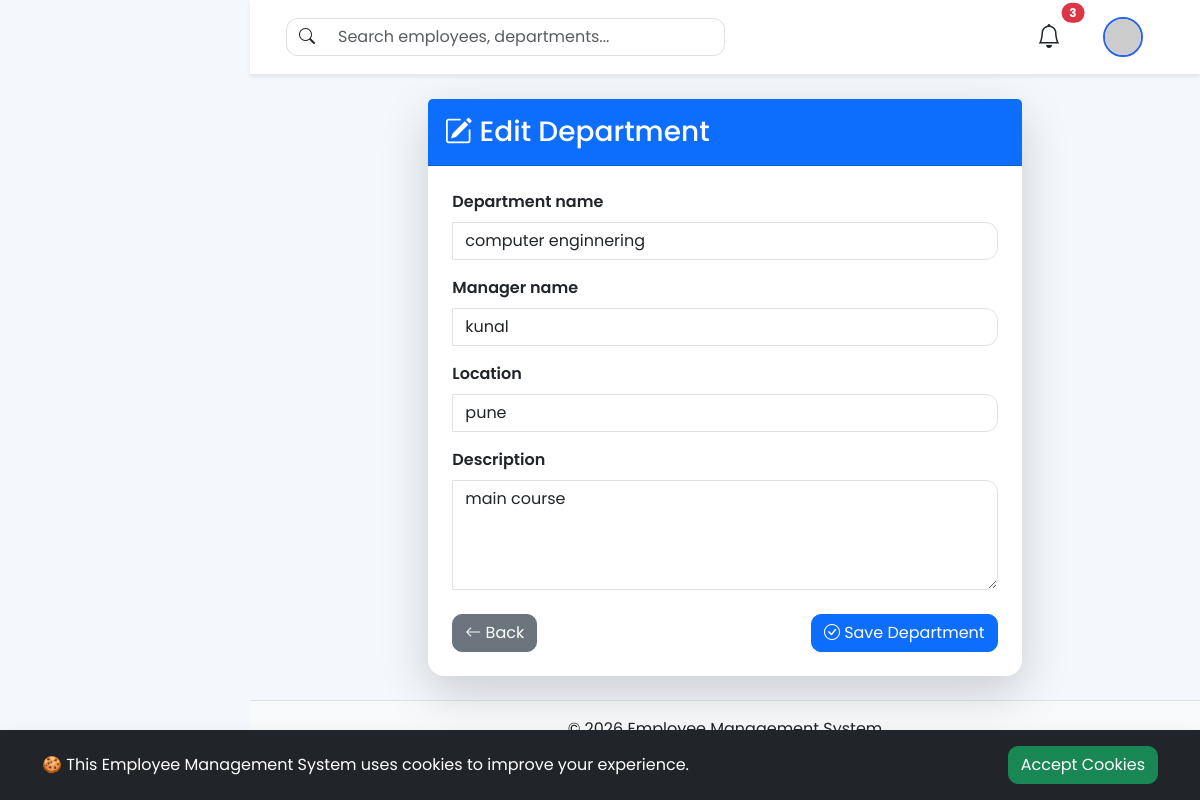
Screenshot of /departments/2/edit/ with the database file from the repository.
### departments/models.py (models this page shows, shortened)
class Department(models.Model):
    department_name = models.CharField(
        max_length=100,
        unique=True,
        db_index=True
    )
    manager_name = models.CharField(
        max_length=100
    )
    location = models.CharField(
        max_length=100
    )
    description = models.TextField(
        blank=True
    )
    created_at = models.DateTimeField(
        auto_now_add=True
    )
    updated_at = models.DateTimeField(
        auto_now=True
    )
    class Meta:
        ordering = ["department_name"]
        indexes = [
            models.Index(fields=["department_name"]),
            models.Index(fields=["location"]),
        ]

### departments/views.py (the view)
# urls.py: path("<int:pk>/edit/", views.department_update, name="department_update"),
def department_update(request, pk):
    department = get_object_or_404(Department, pk=pk)
    if request.method == "POST":
        form = DepartmentForm(request.POST, instance=department)
        if form.is_valid():
            form.save()
            return redirect("department_list")
    else:
        form = DepartmentForm(instance=department)
    return render(
        request,
        "departments/department_form.html",
        {"form": form},
    )

### departments/forms.py
class DepartmentForm(forms.ModelForm):
    class Meta:
        model = Department
        fields = "__all__"
        widgets = {
            "department_name": forms.TextInput(
                attrs={
                    "class": "form-control",
                    "placeholder": "Department Name",
                }
            ),
            "manager_name": forms.TextInput(
                attrs={
                    "class": "form-control",
                    "placeholder": "Manager Name",
                }
            ),
            "location": forms.TextInput(
                attrs={
                    "class": "form-control",
                    "placeholder": "Location",
                }
            ),
            "description": forms.Textarea(
                attrs={
                    "class": "form-control",
                    "rows": 4,
                }
            ),
        }

### templates/departments/department_form.html (shortened to what this page needs)
{% extends "base.html" %}
{% block content %}
<div class="container">
    <div class="row justify-content-center">
        <div class="col-lg-8">
            <div class="card shadow-lg border-0 rounded-4">
                <div class="card-header bg-primary text-white py-3">
                    <h3 class="mb-0">
                        {% if form.instance.pk %}
                        <i class="bi bi-pencil-square"></i> Edit Department
                        {% else %}
                        <i class="bi bi-building-add"></i> Add Department
                        {% endif %}
                    </h3>
                </div>
                <div class="card-body p-4">
                    <form method="POST">
                        {% for field in form %}
                        <div class="mb-3">
                            <label class="form-label fw-semibold">
                                {{ field.label }}
                            </label>
                            {{ field }}
                        </div>
                        {% endfor %}
                        <div class="d-flex justify-content-between mt-4">
                            <a href="{% url 'department_list' %}"
                               class="btn btn-secondary">
                                <i class="bi bi-arrow-left"></i>
                                Back
                            </a>
                            <button class="btn btn-primary">
                                <i class="bi bi-check-circle"></i>
                                Save Department
                            </button>
                        </div>
                    </form>
                </div>
            </div>
        </div>
    </div>
</div>
{% endblock %}

### static/css/style.css (style rules this page uses)
* { margin:0; padding:0; box-sizing:border-box; }
body { font-family:'Poppins',sans-serif; background:#f4f7fc; }
.card { border:none; border-radius:16px; box-shadow:0 10px 30px rgba(0,0,0,.08); }
.btn { border-radius:10px; }
.form-control { border-radius:0 12px 12px 0; }

### rows the page displays
Department: form "computer enginnering" "kunal" "pune" "main course"

### other values shown
{{ field.label }} "Department name" "Manager name" "Location" "Description"
